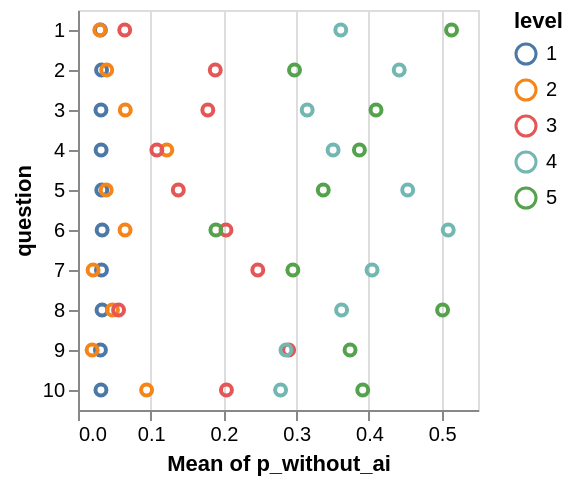

Source (notebook cell):
### Code cell
differences |> @vlplot(:point, y="question:O", color="level:N", x="mean(p_without_ai)")

### Figure 1 — Vega specification as saved in the notebook (floating-point values rounded to 4 significant figures; data arrays with more than 128 entries replaced by an {"elided": "..."} marker saying what was removed)
{"$schema": "https://vega.github.io/schema/vega/v5.json", "axes": [{"aria": false, "domain": false, "grid": true, "gridScale": "y", "labels": false, "maxExtent": 0, "minExtent": 0, "orient": "bottom", "scale": "x", "tickCount": {"signal": "ceil(width/40)"}, "ticks": false, "zindex": 0}, {"grid": false, "labelFlush": true, "labelOverlap": true, "orient": "bottom", "scale": "x", "tickCount": {"signal": "ceil(width/40)"}, "title": "Mean of p_without_ai", "zindex": 0}, {"grid": false, "orient": "left", "scale": "y", "title": "question", "zindex": 0}], "background": "white", "data": [{"name": "source_0", "values": {"elided": "500 records"}}, {"name": "data_0", "source": "source_0", "transform": [{"as": ["mean_p_without_ai"], "fields": ["p_without_ai"], "groupby": ["question", "level"], "ops": ["mean"], "type": "aggregate"}, {"expr": "isValid(datum[\"mean_p_without_ai\"]) && isFinite(+datum[\"mean_p_without_ai\"])", "type": "filter"}]}], "legends": [{"encode": {"symbols": {"update": {"fill": {"value": "transparent"}}}}, "stroke": "color", "symbolType": "circle", "title": "level"}], "marks": [{"encode": {"update": {"ariaRoleDescription": {"value": "point"}, "description": {"signal": "\"Mean of p_without_ai: \" + (format(datum[\"mean_p_without_ai\"], \"\")) + \"; question: \" + (isValid(datum[\"question\"]) ? datum[\"question\"] : \"\"+datum[\"question\"]) + \"; level: \" + (isValid(datum[\"level\"]) ? datum[\"level\"] : \"\"+datum[\"level\"])"}, "fill": {"value": "transparent"}, "stroke": {"field": "level", "scale": "color"}, "x": {"field": "mean_p_without_ai", "scale": "x"}, "y": {"field": "question", "scale": "y"}}}, "from": {"data": "data_0"}, "name": "marks", "style": ["point"], "type": "symbol"}], "padding": 5, "scales": [{"domain": {"data": "data_0", "field": "mean_p_without_ai"}, "name": "x", "nice": true, "range": [0, {"signal": "width"}], "type": "linear", "zero": true}, {"domain": {"data": "data_0", "field": "question", "sort": true}, "name": "y", "padding": 0.5, "range": {"step": {"signal": "y_step"}}, "type": "point"}, {"domain": {"data": "data_0", "field": "level", "sort": true}, "name": "color", "range": "category", "type": "ordinal"}], "signals": [{"name": "y_step", "value": 20}, {"name": "height", "update": "bandspace(domain('y').length, 1, 0.5) * y_step"}], "style": "cell", "width": 200}
